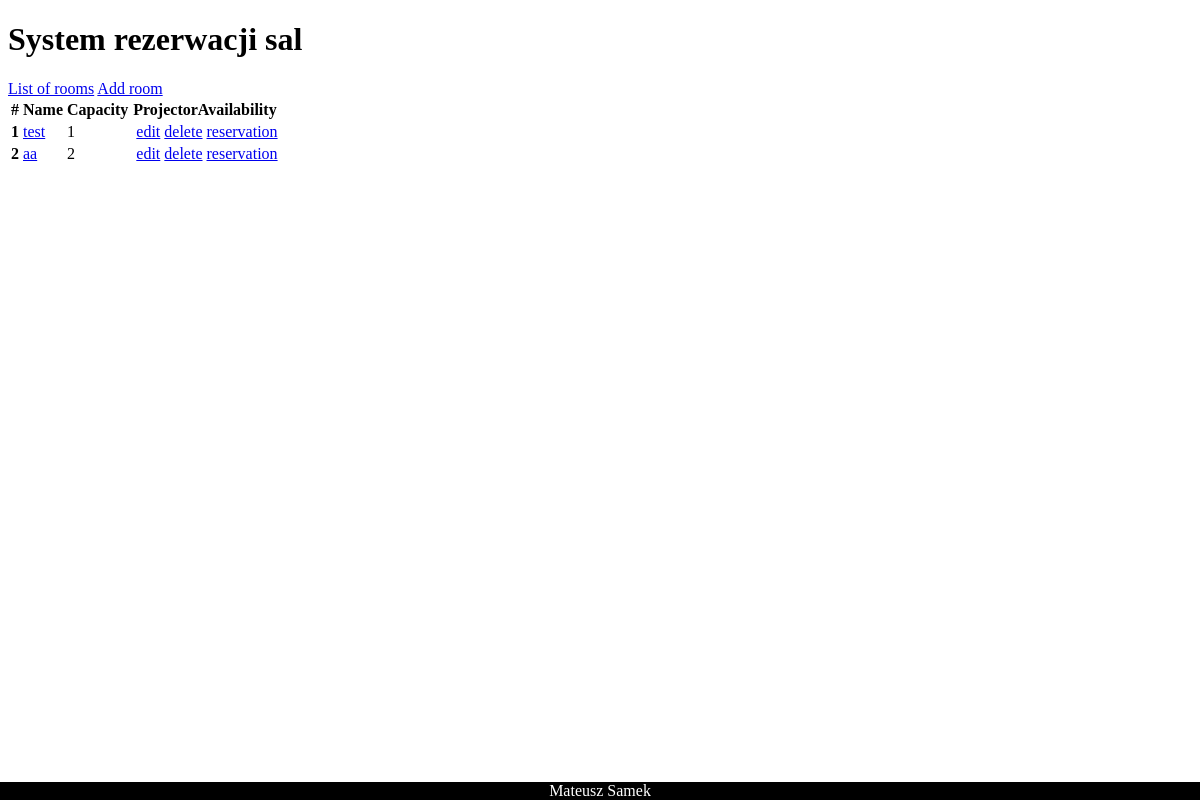
/, run on an earlier commit of the app's database.
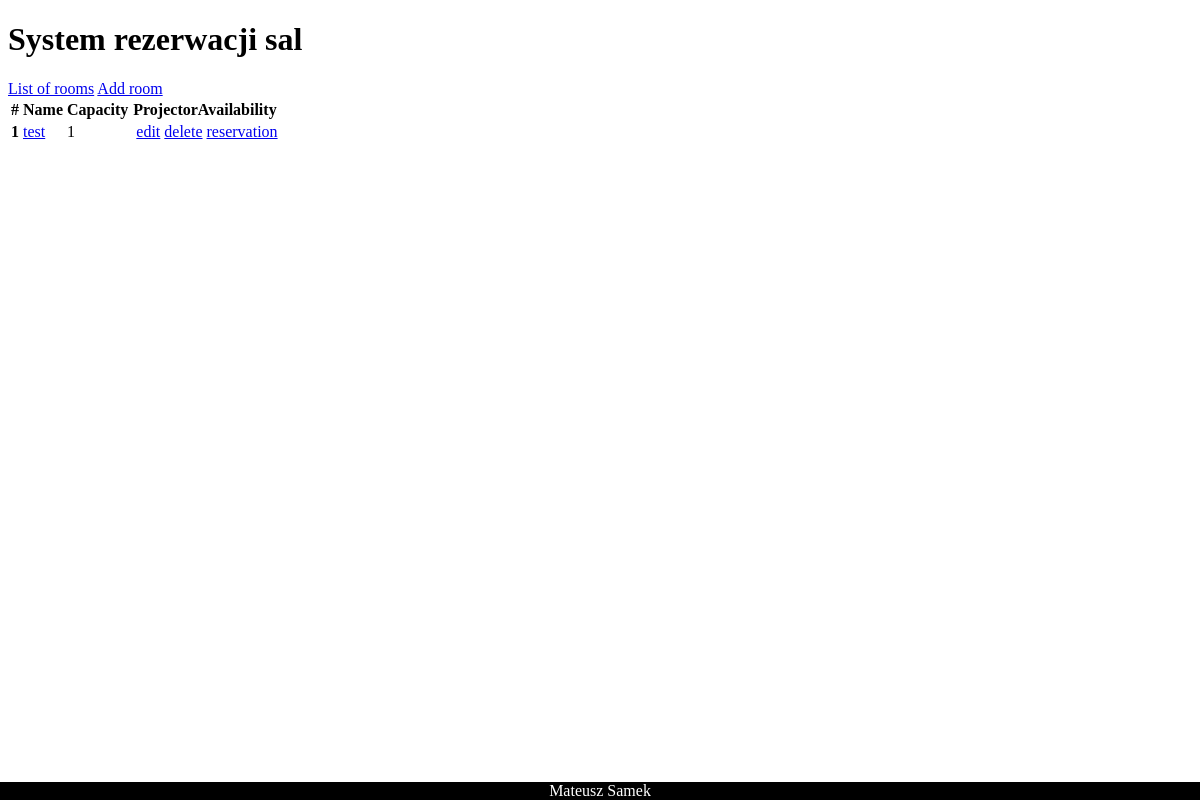
And on a later commit of the database.
### warsztat/models.py (models this page shows)
class Room(models.Model):
    name = models.CharField(max_length=255, unique=True)
    capacity = models.IntegerField()
    projector_availability = models.BooleanField()

### warsztat/views.py (the view)
# urls.py: path('', views.RoomListView.as_view(), name='RoomList'),
class RoomListView(View):
    def get(self, request):
        rooms = Room.objects.all()
        return render(request, 'rooms.html', context={'rooms': rooms})

### templates/rooms.html
{% extends 'index.html' %}
{% block content %}
    <table>
  <thead>
    <tr>
      <th scope="col">#</th>
      <th scope="col">Name</th>
      <th scope="col">Capacity</th>
      <th scope="col" colspan="4">ProjectorAvailability</th>
    </tr>
  </thead>
  <tbody>
    {% for room in rooms %}
    <tr>
      <th scope="row">{{ room.id }}</th>
      <td>
        <a href="/room/{{ room.id }}/">{{ room.name }}</a>
      </td>
      <td>{{ room.capacity }}</td>
      {% if room.projector_availability %}
        <td></td>
      {% else %}
        <td></td>
      {% endif %}
      <td>
        <a href="/room/modify/{{ room.id }}/">edit</a>
      </td>
      <td>
        <a href="/room/delete/{{ room.id }}/">delete</a>
      </td>
      <td>
        <a href="/room/reserve/{{ room.id }}/">reservation</a>
      </td>
    </tr>
    {% empty %}
      <tr><td colspan="6">Brak dostępnych sal</td></tr>
    {% endfor %}
  </tbody>
</table>
{% endblock %}

What changed in the data, as far as the page shows it:
removed Room: id "2", name "aa", capacity "2"
